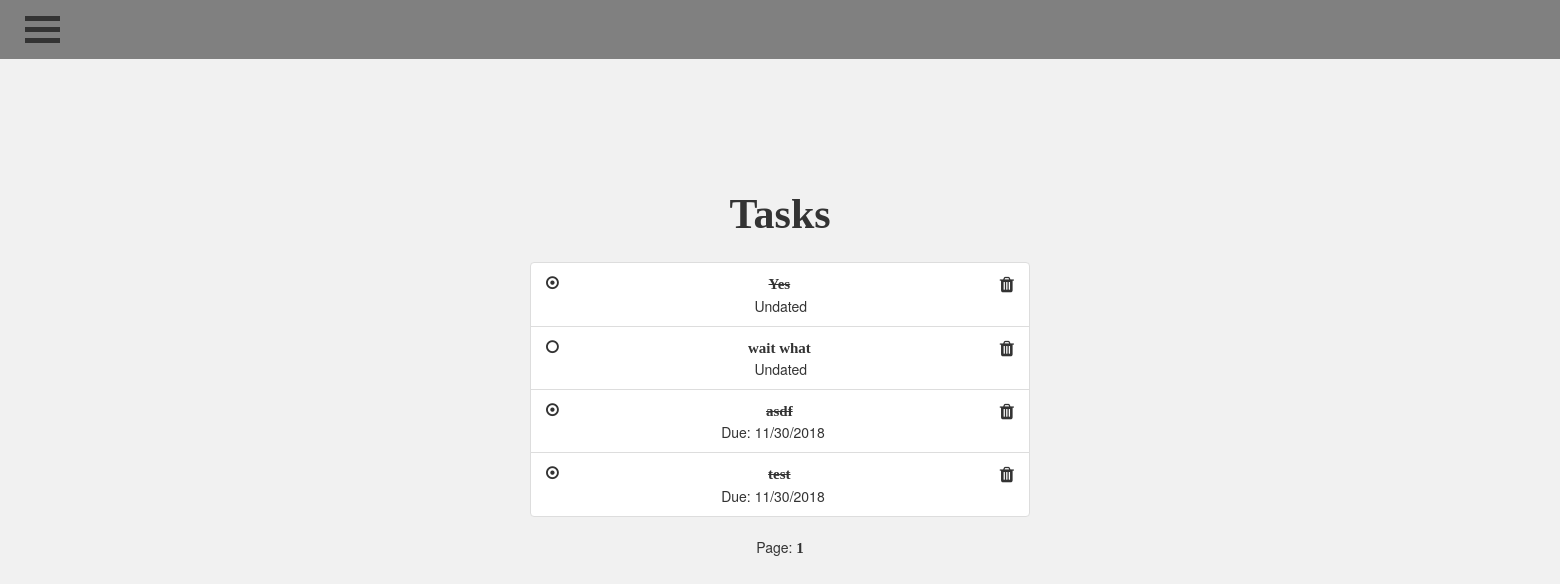
The app's page /todo_list (signed in), older data.
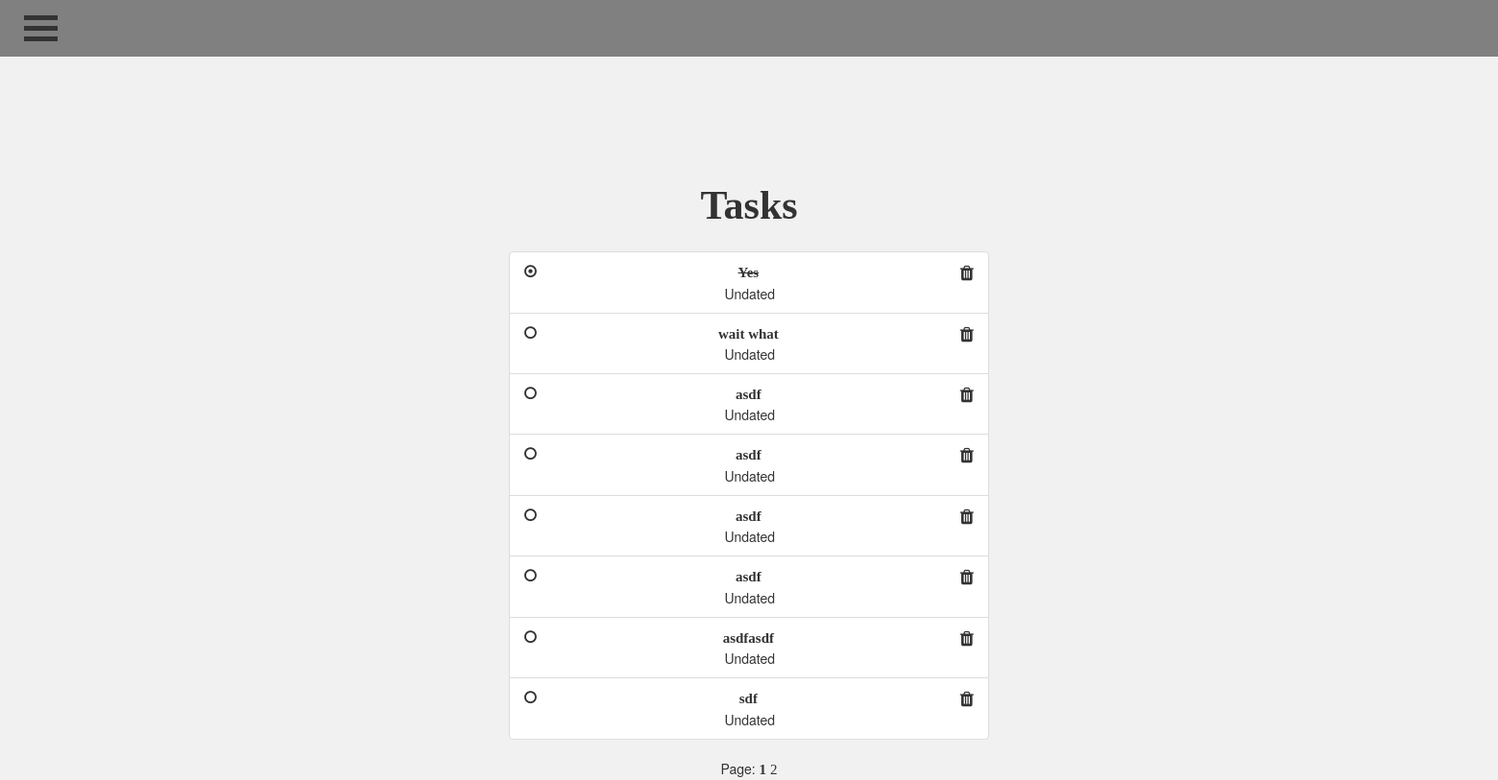
The same page, newer data.
### Application/models.py (models this page shows)
class Task(db.Model):
	id = db.Column(db.Integer, primary_key=True)
	title = db.Column(db.String(20))
	description = db.Column(db.String(200))
	complete = db.Column(db.Boolean, nullable=False, default=False)
	due = db.Column(db.DateTime, nullable=True)
	user = db.Column(db.Integer, db.ForeignKey('user.id'), nullable=False)

### Application/routes.py (the view)
@application.route('/todo_list')
@login_required
def ToDoList():
	page = request.args.get('page', 1, type=int)
	tasks = Task.query.filter_by(author=current_user)\
	.order_by(Task.due.asc())\
	.paginate(page=page, per_page=8)
	return render_template('/todo_list.html', title='ToDoList', tasks=tasks, user=current_user)

### Application/models.py (called while the page is built)
@login_manager.user_loader # loads in user
def load_user(user_id):
	return User.query.get(int(user_id))

### Application/templates/todo_list.html (shortened to what this page needs)
{% extends "layout.html" %}
{% block content %}
<link rel="stylesheet" href="https://cdnjs.cloudflare.com/ajax/libs/font-awesome/4.7.0/css/font-awesome.min.css">
<div align="center" id="main" style="position: relative; top: -30px">
    <div class="row">
	    <div class="col-sm">
		    <h2>Tasks</h2>
	    </div>
    </div>
    <div class="list-group-flush" id="tasks" style="padding-top: 15px">
		{% for task in tasks.items %}
            <div class="list-group-item list-group-item-primary">
				<a href="/task/{{ task.id }}/delete" style="float: right; font-size: 18px"><i class="fa fa-trash"></i></a>
				{% if task.complete %}
	                <a href="/task/{{ task.id }}/complete" style="float: left">
						<div id="checking" onclick="checked(this)">
							<i class="fa fa-dot-circle-o"></i>
						</div>
					</a>
	            	<div>
	            		<a style="text-decoration: line-through;" href="{{ url_for('view', task_id=task.id )}}" target="_blank">{{ task.title }}</a><br>
				{% else %}
					<a href="/task/{{ task.id }}/complete" style="float: left">
						<div id="checking" onclick="checked(this)">
							<i class="fa fa-circle-o"></i>
						</div>
					</a>
					<div>
						<a style="text-decoration: none;" href="{{ url_for('view', task_id=task.id )}}" target="_blank">{{ task.title }}</a><br>
				{% endif %}
				{% if task.due != None %}
					Due: {{ task.due.month|string+'/'+task.due.day|string+'/'+ task.due.year|string }}<br>
				{% else %}
					&nbsp;&nbsp;&nbsp;&nbsp;Undated<br>
				{% endif %}
	            </div>
            </div>
		{% endfor %}
    </div>
    <br>
    Page:
    {% for page_num in tasks.iter_pages(left_edge=1, right_edge=1, left_current=1, right_current=2) %}
    	{% if page_num %}
    		{% if tasks.page == page_num %}
				<a href="{{ url_for('ToDoList', page=page_num) }}" style="font-weight: bold;">{{ page_num }}</a>
			{% else %}
				<a href="{{ url_for('ToDoList', page=page_num) }}" style="font-weight: normal;">{{ page_num }}</a>
			{% endif %}
		{% else %}
			...
		{% endif %}
	{% endfor %}
</div>
{% endblock content %}

### Application/templates/layout.html (shortened to what this page needs)
<!DOCTYPE html>
<html>
<head>
    <link rel="stylesheet" href="https://maxcdn.bootstrapcdn.com/bootstrap/3.3.7/css/bootstrap.min.css">
	<link rel="stylesheet" media="screen" href="https://fontlibrary.org/face/now" type="text/css"/>
    <link rel="stylesheet" media="screen" href="{{url_for('static', filename='style.css') }}" type="text/css"/>
</head>
<body style="width: 100%; overflow: hidden;">
    <div>
	<div class="dropdown" onclick="openNav(this)">
		<button class="open-btn">
			<div class="container">
  				<div class="bar1"></div>
  				<div class="bar2"></div>
  				<div class="bar3"></div>
			</div>
		</button>
    </div>
	</div>
	<div id="content" style="margin: 0 50px">
	 	{% with messages = get_flashed_messages(with_categories=true) %}
			{% if messages %}
				{% for catergory, message in messages %}
					<div class = "alert alert-{{ category }}" style="padding-bottom: 2px">
						<p>{{ message }}</p>
					</div>
				{% endfor %}
				<br><br><br>
			{% else%}
				<br><br><br><br><br><br>
			{% endif %}
		{% endwith %}
	</div>
	{% block content %}{% endblock %}
</body>
</html>

### Application/static/style.css (style rules this page uses)
.list-group-flush { width: 500px; }
.row { padding-left: 45px; padding-right: 45px; background-clip: content-box; }
h2 { font-family: 'Now'; font-weight: bold; font-size: 42px; text-align: center; color: #333; }
a { font-family: 'Now'; font-weight: bold; font-style: normal; font-size: 15px; color: #333; }
body { background-color: #f1f1f1; background-position: center; height: 600px; }
.open-btn { background-color: transparent; padding: 10px; font-size: 20px; border: none; transition: 0.5s ease; z-index: 1; padding-right: 300%; }
.dropdown { position: absolute; display: inline-block; }
.container { display: inline-block; cursor: pointer; float: right; }
.bar1, .bar2, .bar3 { width: 35px; height: 5px; background-color: #333; margin: 6px 0; transition: 0.4s; }

Row changes from the older to the newer data that the page shows:
no longer on this page (row unchanged): Task: title "asdf", due.month "11/30/2018"
no longer on this page (row unchanged): Task: title "test", due.month "11/30/2018"
added Task: title "asdf", shows "Undated"
added Task: title "asdf", shows "Undated"
added Task: title "asdf", shows "Undated"
added Task: title "asdf", shows "Undated"
added Task: title "asdfasdf", shows "Undated"
added Task: title "sdf", shows "Undated"
Text that changed along with them:
new list line: "2"
